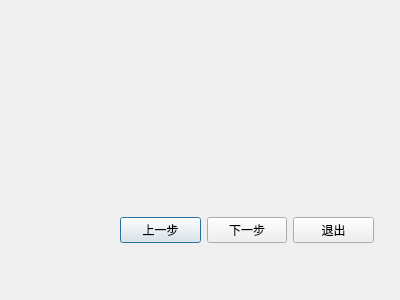
<?xml version="1.0" encoding="UTF-8"?>
<ui version="4.0">
 <class>BasicDialog2</class>
 <widget class="QDialog" name="BasicDialog2">
  <property name="geometry">
   <rect>
    <x>0</x>
    <y>0</y>
    <width>400</width>
    <height>300</height>
   </rect>
  </property>
  <property name="windowTitle">
   <string>Dialog</string>
  </property>
  <widget class="QWidget" name="horizontalLayoutWidget">
   <property name="geometry">
    <rect>
     <x>120</x>
     <y>190</y>
     <width>254</width>
     <height>80</height>
    </rect>
   </property>
   <layout class="QHBoxLayout" name="horizontalLayout">
    <item>
     <widget class="QPushButton" name="pushButton_2">
      <property name="text">
       <string>上一步</string>
      </property>
     </widget>
    </item>
    <item>
     <widget class="QPushButton" name="pushButton_3">
      <property name="text">
       <string>下一步</string>
      </property>
     </widget>
    </item>
    <item>
     <widget class="QPushButton" name="btExit">
      <property name="text">
       <string>退出</string>
      </property>
     </widget>
    </item>
   </layout>
  </widget>
 </widget>
 <resources/>
 <connections>
  <connection>
   <sender>btExit</sender>
   <signal>clicked()</signal>
   <receiver>BasicDialog2</receiver>
   <slot>reject()</slot>
   <hints>
    <hint type="sourcelabel">
     <x>328</x>
     <y>228</y>
    </hint>
    <hint type="destinationlabel">
     <x>201</x>
     <y>117</y>
    </hint>
   </hints>
  </connection>
 </connections>
</ui>
